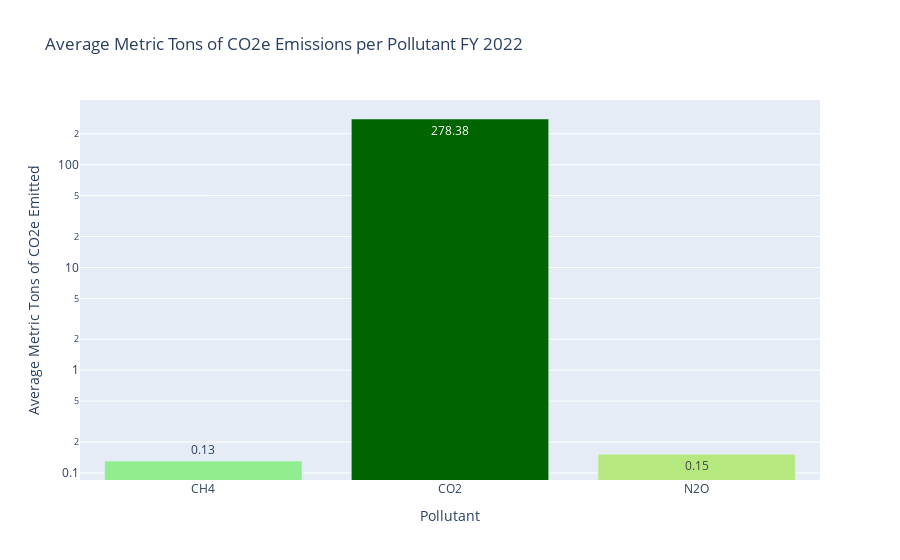

Source (notebook cell):
### Code cell
average_metric_emissions = df.groupby('Pollutant')['Metric Tons of CO2e Emitted'].mean().reset_index()

# Create a Plotly bar plot
fig = go.Figure()

fig.add_trace(go.Bar(
    x=average_metric_emissions['Pollutant'],
    y=average_metric_emissions['Metric Tons of CO2e Emitted'],
    marker=dict(color=['lightgreen', 'darkgreen', '#B6E880']),
    text=average_metric_emissions['Metric Tons of CO2e Emitted'].apply(lambda x: f'{x:.2f}'),
    textposition='auto',
))

# Update layout
fig.update_layout(
    title='Average Metric Tons of CO2e Emissions per Pollutant FY 2022',
    xaxis=dict(title='Pollutant'),
    yaxis=dict(title='Average Metric Tons of CO2e Emitted', type='log')
)

fig.show()

### Figure 1 — Plotly figure (JSON) as saved in the notebook; plotly's stock layout.template omitted (floating-point values rounded to 4 significant figures)
{"data": [{"marker": {"color": ["lightgreen", "darkgreen", "#B6E880"]}, "text": ["0.13", "278.38", "0.15"], "textposition": "auto", "type": "bar", "x": ["CH4", "CO2", "N2O"], "y": [0.1307, 278.4, 0.1519]}], "layout": {"title": {"text": "Average Metric Tons of CO2e Emissions per Pollutant FY 2022"}, "xaxis": {"title": {"text": "Pollutant"}}, "yaxis": {"title": {"text": "Average Metric Tons of CO2e Emitted"}, "type": "log"}}}
